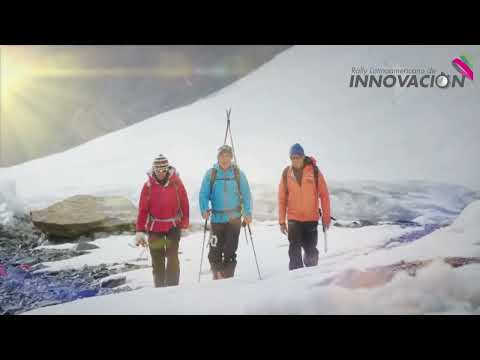
#> input picture research/sirli/meta/thumbs/0nbzt3fqE3o.jpg, 480 x 360 px
$ python sirli_visual_stats.py
#> lines starting #> are read from the running program, lines starting #| are printed output that depends on the picture; after the words box and inside, x2 and y2 are one past the last pixel; in counts of white or black regions, pixels touching at a corner belong together
"""Mide color, brillo, saturacion, densidad de bordes y caras en miniaturas y fotogramas.

Entradas:
  research/sirli/meta/thumbs/<id>.jpg   (miniatura del video)
  research/sirli/frames/<id>.jpg        (hoja de contacto 3x2 con 6 fotogramas)

Salidas:
  research/sirli/analisis/visual.csv
  research/sirli/analisis/resumen_visual.json
  research/sirli/analisis/figuras/fig09_visual_puesto.png
  research/sirli/analisis/figuras/fig10_visual_coleccion.png

Las metricas son deliberadamente simples y auditables: no hay modelos de vision,
solo estadistica de pixeles y un detector de caras en cascada incluido en OpenCV.
"""
from __future__ import annotations

import json
import sys
from pathlib import Path

import cv2
import matplotlib
matplotlib.use("Agg")
import matplotlib.pyplot as plt
import numpy as np
import pandas as pd

ROOT = Path(__file__).resolve().parents[1]
SIRLI = ROOT / "research" / "sirli"
ANALISIS = SIRLI / "analisis"
FIGS = ANALISIS / "figuras"
THUMBS = SIRLI / "meta" / "thumbs"
FRAMES = SIRLI / "frames"

PRIMARY = "#1d45b9"
SECONDARY = "#f81110"
ACCENT = "#2aa7ad"
GRIS = "#9aa3b2"
DARK = "#111111"

plt.rcParams.update({
    "figure.dpi": 200, "savefig.dpi": 200, "font.size": 9,
    "axes.titlesize": 11, "axes.titleweight": "bold",
    "axes.spines.top": False, "axes.spines.right": False,
    "figure.facecolor": "white",
})

CARAS = cv2.CascadeClassifier(cv2.data.haarcascades + "haarcascade_frontalface_default.xml")


def metricas(img: np.ndarray) -> dict:
    hsv = cv2.cvtColor(img, cv2.COLOR_BGR2HSV)
    b, g, r = (img[:, :, i].astype(np.float32) for i in range(3))
    rg = r - g
    yb = 0.5 * (r + g) - b
    colorfulness = float(np.sqrt(rg.std() ** 2 + yb.std() ** 2) + 0.3 * np.sqrt(rg.mean() ** 2 + yb.mean() ** 2))

    gris = cv2.cvtColor(img, cv2.COLOR_BGR2GRAY)
    bordes = cv2.Canny(gris, 100, 200)
    caras = CARAS.detectMultiScale(gris, scaleFactor=1.15, minNeighbors=4, minSize=(24, 24))

    return {
        "brillo": float(hsv[:, :, 2].mean()),
        "saturacion": float(hsv[:, :, 1].mean()),
        "colorfulness": colorfulness,
        "contraste": float(gris.std()),
        "bordes": float((bordes > 0).mean()),
        "caras": int(len(caras)),
        "verde": float(((hsv[:, :, 0] > 35) & (hsv[:, :, 0] < 95) & (hsv[:, :, 1] > 60)).mean()),
        "piel": float(((hsv[:, :, 0] < 25) | (hsv[:, :, 0] > 160)).mean() if hsv[:, :, 1].mean() > 0 else 0),
    }


def analiza_hoja(ruta: Path) -> dict:
    img = cv2.imread(str(ruta))
    if img is None:
        return {}
    alto, ancho = img.shape[:2]
    filas, cols = 2, 3
    porciones = []
    for f in range(filas):
        for c in range(cols):
            y0, y1 = int(f * alto / filas), int((f + 1) * alto / filas)
            x0, x1 = int(c * ancho / cols), int((c + 1) * ancho / cols)
            trozo = img[y0:y1, x0:x1]
            if trozo.size:
                porciones.append(metricas(trozo))
    if not porciones:
        return {}
    salida = {}
    for clave in porciones[0]:
        valores = [p[clave] for p in porciones]
        salida[f"f_{clave}_medio"] = round(float(np.mean(valores)), 3)
        salida[f"f_{clave}_max"] = round(float(np.max(valores)), 3)
    salida["f_caras_alguna"] = int(any(p["caras"] > 0 for p in porciones))
    salida["f_caras_3mas"] = int(sum(p["caras"] for p in porciones) >= 3)
    salida["f_primer_frame_caras"] = int(porciones[0]["caras"])
    return salida


def main() -> int:
    if hasattr(sys.stdout, "reconfigure"):
        sys.stdout.reconfigure(encoding="utf-8", errors="replace")
    filas = []

    for ruta in sorted(THUMBS.glob("*.jpg")):
        img = cv2.imread(str(ruta))
#> img is the input picture: shape (360, 480, 3); mean B, G, R 132.3, 132.1, 133.3
        if img is None:
            continue
        m = {f"t_{k}": round(v, 3) if isinstance(v, float) else v for k, v in metricas(img).items()}
#> in metricas, `hsv = cv2.cvtColor(img, cv2.COLOR_BGR2HSV)`: hsv: shape (360, 480, 3); mean H, S, V 63.9, 22.8, 138.6
#> in metricas, `b, g, r = (img[:, :, i].astype(np.float32) for i in range(3))`:
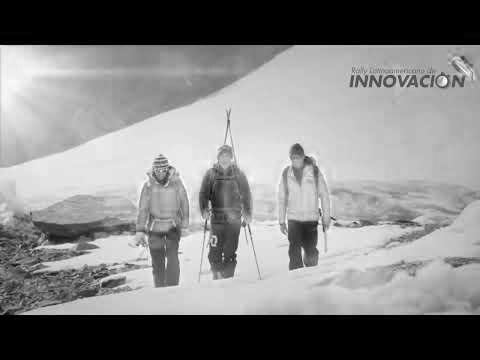
#> r: shape (360, 480) float32; min 0, max 255, mean 133.3
#> in metricas, `rg = r - g`:
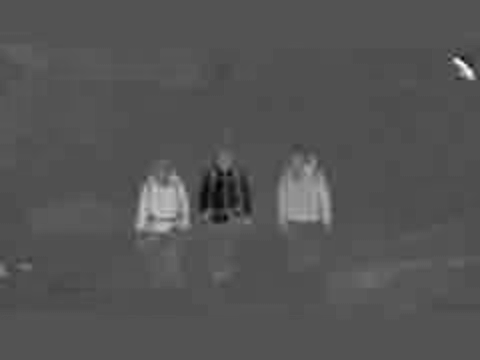
#> rg: shape (360, 480) float32; min -109, max 222, mean 1.2; drawn with min black and max white
#> in metricas, `yb = 0.5 * (r + g) - b`:
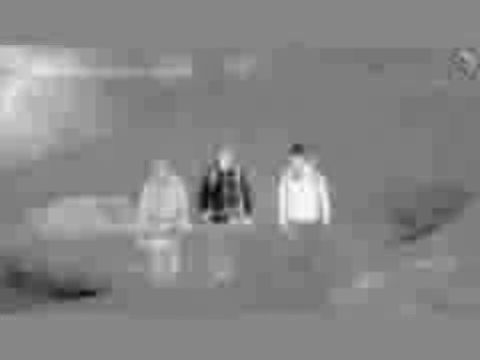
#> yb: shape (360, 480) float32; min -88, max 79, mean 0.4; drawn with min black and max white
#> in metricas, `colorfulness = float(np.sqrt(rg.std() ** 2 + yb.std() ** 2) + 0.3 * np..`: colorfulness = 23.47
#> in metricas, `bordes = cv2.Canny(gris, 100, 200)`:
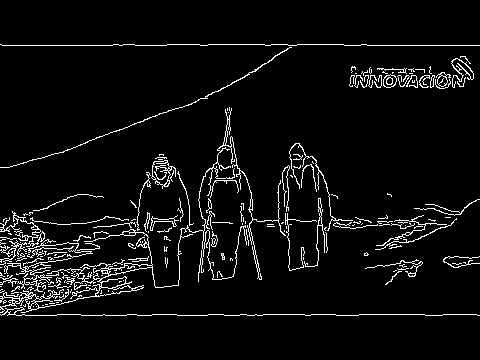
#> bordes: shape (360, 480); 5.3% white in thin lines or dots, all inside (x1, y1, x2, y2) = (0, 44, 480, 316)
#> in metricas, `caras = CARAS.detectMultiScale(gris, scaleFactor=1.15, minNeighbors=4,..`: caras = ()
#> m = {'t_brillo': 138.6, 't_saturacion': 22.79, 't_colorfulness': 23.47, 't_contraste': 85.29, 't_bordes': 0.053, 't_caras': 0, 't_verde': 0.008, 't_piel': 0.415}
        m["video_id"] = ruta.stem
        filas.append(m)
    print(f"miniaturas analizadas: {len(filas)}")
#| miniaturas analizadas: 1

    hojas = sorted(FRAMES.glob("*.jpg"))
    for ruta in hojas:
        m = analiza_hoja(ruta)
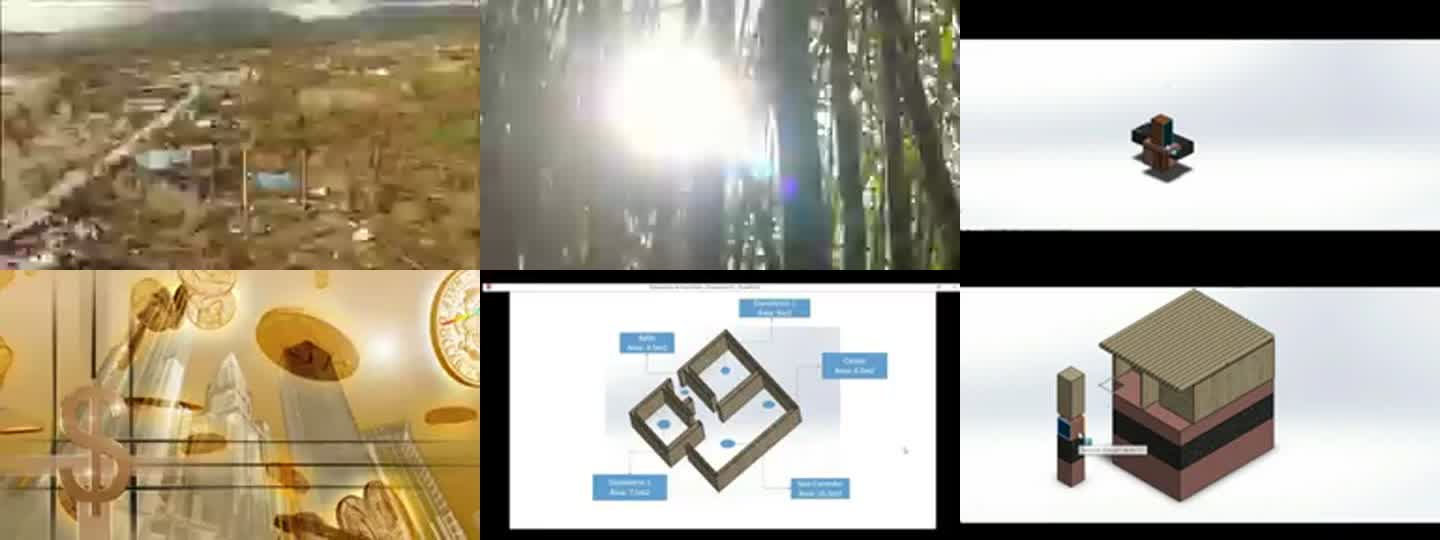
#> input picture research/sirli/frames/-e85zX0nYLM.jpg, 1440 x 540 px
#> in analiza_hoja, img is the input picture: shape (540, 1440, 3); mean B, G, R 142.9, 159.7, 167.2
#> the loop in analiza_hoja, `for f in range(filas):` made 2 passes
#> pass 1, in metricas (call 3), `b, g, r = (img[:, :, i].astype(np.float32) for i in range(3))`:
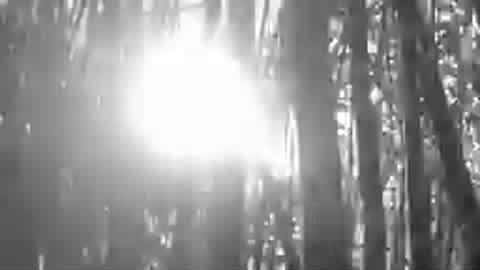
#> g: shape (270, 480) float32; min 24, max 255, mean 150.9
#> after the loop in analiza_hoja, `for f in range(filas):`:
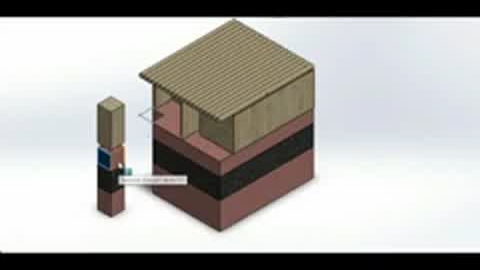
#> trozo: shape (270, 480, 3); mean B, G, R 174.1, 176.8, 178.4
#> after the loop in analiza_hoja, `for f in range(filas):`: porciones = 6 items
#> the loop in analiza_hoja, `for clave in porciones[0]:` made 8 passes
#> (clave, valores) on passes 1 to 8: ('brillo', [138.4, 153, 170, 187.4, 190.4, 181.7]), ('saturacion', [107.3, 29.39, 12.98, 121.3, 16.6, 23.98]), ('colorfulness', [34.67, 16.95, 6.18, 49.31, 21.8, 16.87]), ('contraste', [32.58, 57.31, 110.4, 37.94, 97.58, 91.09]), ('bordes', [0.0318, 0.0384, 0.0111, 0.0626, 0.0404, 0.0321]), ('caras', [0, 1, 0, 0, 0, 0]), ('verde', [2.31e-05, 0.0191, 0.0267, 7.72e-05, 0.00481, 0.0112]), ('piel', [0.867, 0.256, 0.47, 0.988, 0.673, 0.477])
#> after the loop in analiza_hoja, `for clave in porciones[0]:`: salida = 16 items
#> m = 19 items
        if not m:
            continue
        m["video_id"] = ruta.stem
        # se fusiona con la fila de la miniatura si existe
        filas.append(m)
    print(f"hojas de fotogramas analizadas: {len(hojas)}")

    df = pd.DataFrame(filas)
#> df = table of 2 rows and 28 columns
    df = df.groupby("video_id", as_index=False).first()
    salida = ANALISIS / "visual.csv"
#> (the run stopped early here; a loop or call above may not have finished)
